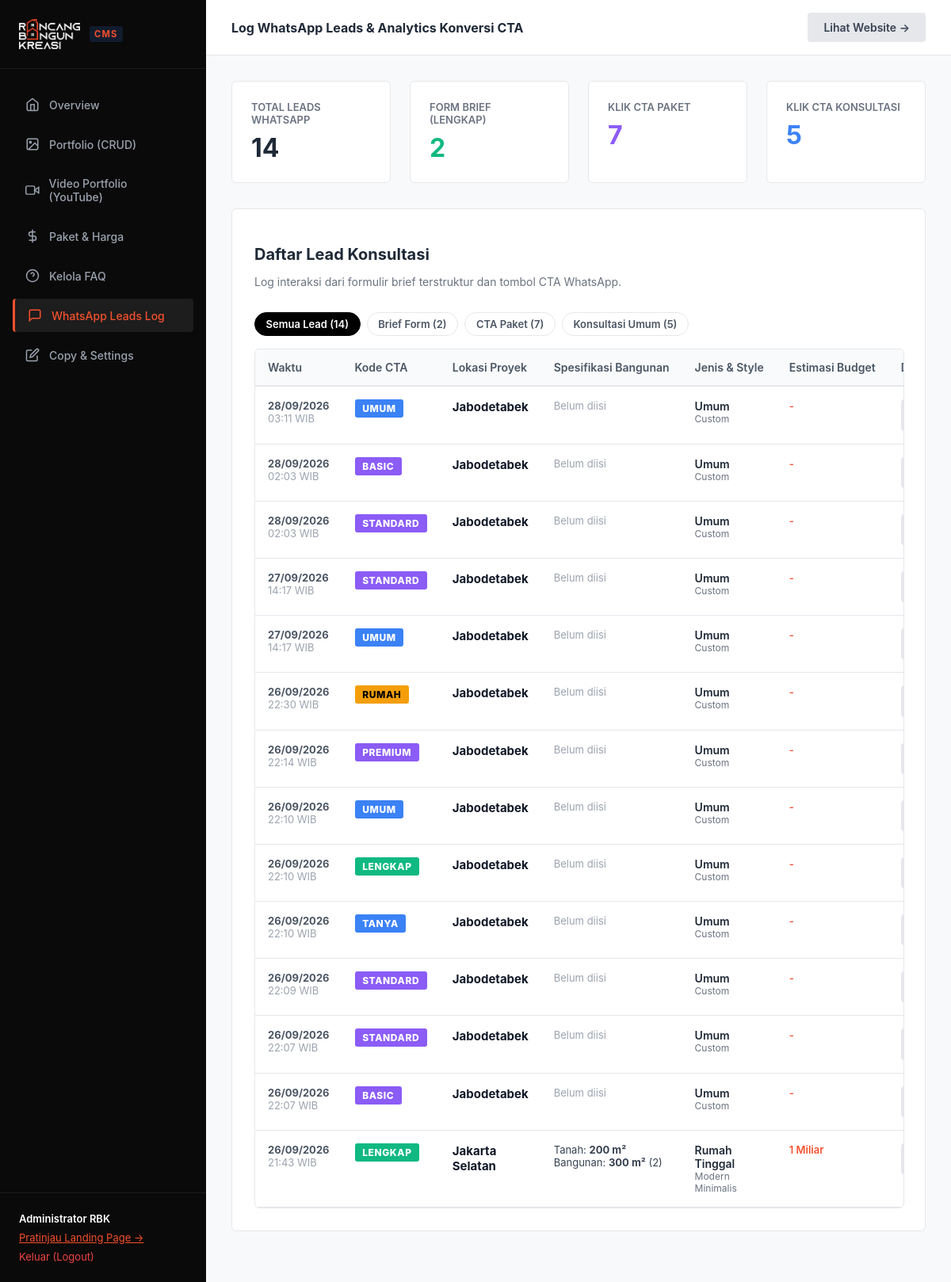
Page /admin/leads.php (signed in) on the earlier database version.
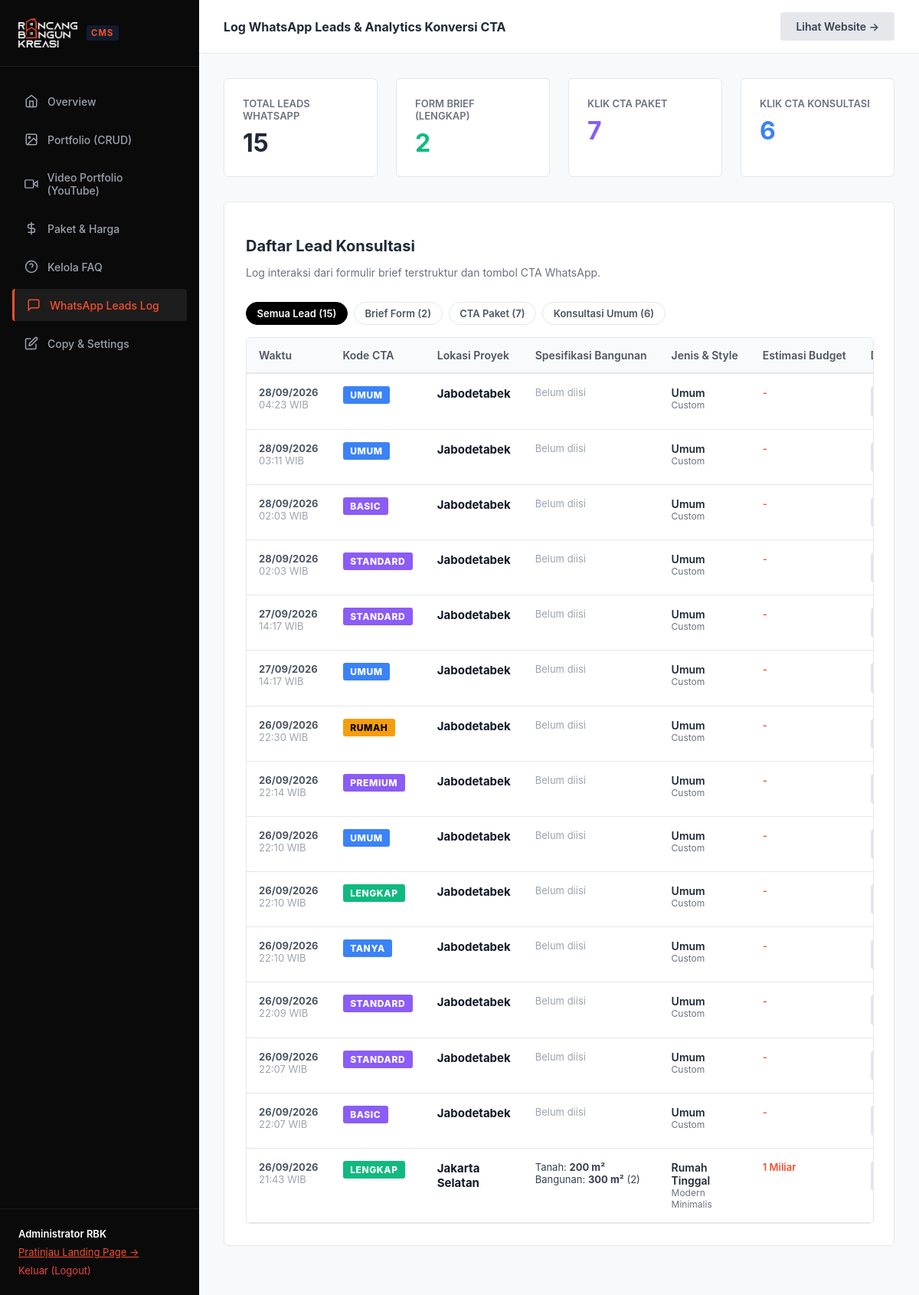
Same page on the later database version.
### tables this page shows
CREATE TABLE leads (
        id INTEGER PRIMARY KEY AUTOINCREMENT,
        name TEXT,
        wa_number TEXT,
        location TEXT,
        land_area TEXT,
        building_area TEXT,
        floors TEXT,
        building_type TEXT,
        style TEXT,
        budget TEXT,
        full_message TEXT,
        source_cta TEXT,
        status TEXT DEFAULT 'new',
        created_at DATETIME DEFAULT CURRENT_TIMESTAMP
    );

### config/auth.php (called while the page is built, shortened)
<?php
function e($string) {
    return htmlspecialchars($string ?? '', ENT_QUOTES, 'UTF-8');
}

### admin/leads.php (the view, shortened to what this page needs)
<?php
require_once __DIR__ . '/../config/auth.php';
$db = getDB();
$filter = $_GET['filter'] ?? 'all';
$sql = "SELECT * FROM leads";
$params = [];
$sql .= " ORDER BY created_at DESC";
$leads = $db->prepare($sql);
$leads->execute($params);
$leadsList = $leads->fetchAll();
$totalLeads = $db->query("SELECT COUNT(*) FROM leads")->fetchColumn();
$totalBriefs = $db->query("SELECT COUNT(*) FROM leads WHERE source_cta = 'LENGKAP'")->fetchColumn();
$totalPaket = $db->query("SELECT COUNT(*) FROM leads WHERE source_cta IN ('BASIC', 'STANDARD', 'PREMIUM', 'REKOMENDASI')")->fetchColumn();
$totalGeneral = $db->query("SELECT COUNT(*) FROM leads WHERE source_cta NOT IN ('LENGKAP', 'BASIC', 'STANDARD', 'PREMIUM', 'REKOMENDASI')")->fetchColumn();
?>
<!DOCTYPE html>
<html lang="id">
<head>
  <link rel="stylesheet" href="/assets/css/admin.css">
</head>
<body class="admin-body">
  <?php include __DIR__ . '/sidebar.php'; ?>
  <div class="admin-main">
    <div class="admin-topbar">
      <div><strong>Log WhatsApp Leads & Analytics Konversi CTA</strong></div>
      <a href="/" target="_blank" class="btn-admin btn-admin-secondary">Lihat Website &rarr;</a>
    </div>
    <div class="admin-content">
      <div class="stats-grid">
        <div class="stat-card">
          <div class="stat-label">Total Leads WhatsApp</div>
          <div class="stat-value"><?= $totalLeads; ?></div>
        </div>
        <div class="stat-card">
          <div class="stat-label">Form Brief (Lengkap)</div>
          <div class="stat-value" style="color: #10B981;"><?= $totalBriefs; ?></div>
        </div>
        <div class="stat-card">
          <div class="stat-label">Klik CTA Paket</div>
          <div class="stat-value" style="color: #8B5CF6;"><?= $totalPaket; ?></div>
        </div>
        <div class="stat-card">
          <div class="stat-label">Klik CTA Konsultasi</div>
          <div class="stat-value" style="color: #3B82F6;"><?= $totalGeneral; ?></div>
        </div>
      </div>
      <div class="card">
        <div style="display: flex; align-items: center; justify-content: space-between; flex-wrap: wrap; gap: 1rem; margin-bottom: 1rem;">
          <div>
            <h2 style="font-size: 1.25rem; font-weight: 700; margin-bottom: 0.25rem;">Daftar Lead Konsultasi</h2>
            <p style="font-size: 0.875rem; color: #6B7280;">Log interaksi dari formulir brief terstruktur dan tombol CTA WhatsApp.</p>
          </div>
          <div class="filter-pills" style="margin-bottom: 0;">
            <a href="/admin/leads.php?filter=all" class="filter-pill <?= $filter === 'all' ? 'active' : ''; ?>">Semua Lead (<?= $totalLeads; ?>)</a>
            <a href="/admin/leads.php?filter=brief" class="filter-pill <?= $filter === 'brief' ? 'active' : ''; ?>">Brief Form (<?= $totalBriefs; ?>)</a>
            <a href="/admin/leads.php?filter=paket" class="filter-pill <?= $filter === 'paket' ? 'active' : ''; ?>">CTA Paket (<?= $totalPaket; ?>)</a>
            <a href="/admin/leads.php?filter=umum" class="filter-pill <?= $filter === 'umum' ? 'active' : ''; ?>">Konsultasi Umum (<?= $totalGeneral; ?>)</a>
          </div>
        </div>
        <?php if (empty($leadsList)): ?>
          <div style="text-align: center; padding: 4rem 2rem; color: #9CA3AF; background: #F9FAFB; border-radius: 6px; border: 1px dashed #E5E7EB;">
            <svg width="48" height="48" viewBox="0 0 24 24" fill="none" stroke="currentColor" stroke-width="1.5" style="margin-bottom: 1rem; color: #D1D5DB;"><path d="M21 15a2 2 0 0 1-2 2H7l-4 4V5a2 2 0 0 1 2-2h14a2 2 0 0 1 2 2z"/></svg>
            <div style="font-size: 1rem; font-weight: 600; color: #374151;">Belum Ada Lead Tersimpan</div>
            <div style="font-size: 0.875rem; color: #6B7280; margin-top: 0.25rem;">Leads akan otomatis masuk ketika pengunjung mengklik CTA WhatsApp atau mengirim formulir brief.</div>
          </div>
        <?php else: ?>
          <div class="table-responsive">
            <table class="admin-table">
              <thead>
                <tr>
                  <th style="width: 130px;">Waktu</th>
                  <th style="width: 140px;">Kode CTA</th>
                  <th style="width: 180px;">Lokasi Proyek</th>
                  <th style="width: 200px;">Spesifikasi Bangunan</th>
                  <th style="width: 180px;">Jenis & Style</th>
                  <th style="width: 160px;">Estimasi Budget</th>
                  <th style="width: 160px;">Detail Brief</th>
                </tr>
              </thead>
              <tbody>
                <?php foreach ($leadsList as $lead): ?>
                  <?php
                    $ctaCode = strtoupper($lead['source_cta'] ?? 'UMUM');
                    $badgeClass = 'umum';
                    if ($ctaCode === 'LENGKAP') {
                        $badgeClass = 'lengkap';
                    } elseif (in_array($ctaCode, ['BASIC', 'STANDARD', 'PREMIUM', 'REKOMENDASI'])) {
                        $badgeClass = 'paket';
                    } elseif (in_array($ctaCode, ['SEBELUM-BANGUN', 'RUMAH', 'KOMERSIAL'])) {
                        $badgeClass = 'sebelum';
                    }
                  ?>
                  <tr>
                    <td style="white-space: nowrap; font-size: 0.8125rem; color: #4B5563;">
                      <strong><?= date('d/m/Y', strtotime($lead['created_at'])); ?></strong><br>
                      <span style="color: #9CA3AF;"><?= date('H:i', strtotime($lead['created_at'])); ?> WIB</span>
                    </td>
                    <td>
                      <span class="badge-cta <?= $badgeClass; ?>"><?= e($ctaCode); ?></span>
                    </td>
                    <td>
                      <strong style="color: #111827; font-size: 0.9375rem;"><?= e($lead['location'] ?? 'Jabodetabek'); ?></strong>
                    </td>
                    <td style="font-size: 0.8125rem; color: #374151;">
                      <?php if (!empty($lead['land_area']) || !empty($lead['building_area'])): ?>
                        <div>Tanah: <strong><?= e($lead['land_area'] ?? '-'); ?> m²</strong></div>
                        <div>Bangunan: <strong><?= e($lead['building_area'] ?? '-'); ?> m²</strong> (<?= e($lead['floors'] ?? '-'); ?>)</div>
                      <?php else: ?>
                        <span style="color: #9CA3AF;">Belum diisi</span>
                      <?php endif; ?>
                    </td>
                    <td>
                      <div style="font-weight: 600; color: #1F2937;"><?= e($lead['building_type'] ?? 'Umum'); ?></div>
                      <div style="font-size: 0.75rem; color: #6B7280;"><?= e($lead['style'] ?? 'Custom'); ?></div>
                    </td>
                    <td style="font-size: 0.8125rem; font-weight: 600; color: var(--admin-primary);">
                      <?= e($lead['budget'] ?? '-'); ?>
                    </td>
                    <td>
                      <button type="button" class="btn-admin btn-admin-secondary btn-view-brief" style="padding: 0.35rem 0.75rem; font-size: 0.75rem;" data-message="<?= e($lead['full_message']); ?>" data-cta="<?= e($ctaCode); ?>" data-date="<?= date('d M Y H:i', strtotime($lead['created_at'])); ?>">
                      </button>
                    </td>
                  </tr>
                <?php endforeach; ?>
              </tbody>
            </table>
          </div>
        <?php endif; ?>
      </div>
    </div>
  </div>
</body>
</html>

### admin/sidebar.php
<?php
$currentPage = basename($_SERVER['PHP_SELF']);
?>
<div class="admin-sidebar">
  <div class="sidebar-header" style="display: flex; align-items: center; gap: 0.75rem;">
    <img src="/assets/images/logo-light.png" alt="RBK Studio Logo" style="height: 38px; width: auto; object-fit: contain;">
    <span style="font-size: 0.7rem; font-weight: 700; color: var(--admin-primary); letter-spacing: 0.1em; background: rgba(59,130,246,0.15); padding: 0.2rem 0.4rem; border-radius: 3px;">CMS</span>
  </div>
  <nav class="sidebar-nav">
    <a href="/admin/dashboard.php" class="sidebar-link <?= $currentPage == 'dashboard.php' ? 'active' : ''; ?>">
      <svg width="18" height="18" viewBox="0 0 24 24" fill="none" stroke="currentColor" stroke-width="2"><path d="M3 9l9-7 9 7v11a2 2 0 0 1-2 2H5a2 2 0 0 1-2-2z"/><polyline points="9 22 9 12 15 12 15 22"/></svg>
      Overview
    </a>
    <a href="/admin/portfolio.php" class="sidebar-link <?= $currentPage == 'portfolio.php' ? 'active' : ''; ?>">
      <svg width="18" height="18" viewBox="0 0 24 24" fill="none" stroke="currentColor" stroke-width="2"><rect x="3" y="3" width="18" height="18" rx="2"/><circle cx="8.5" cy="8.5" r="1.5"/><polyline points="21 15 16 10 5 21"/></svg>
      Portfolio (CRUD)
    </a>
    <a href="/admin/videos.php" class="sidebar-link <?= $currentPage == 'videos.php' ? 'active' : ''; ?>">
      <svg width="18" height="18" viewBox="0 0 24 24" fill="none" stroke="currentColor" stroke-width="2"><path d="M23 7l-7 5 7 5V7z"/><rect x="1" y="5" width="15" height="14" rx="2" ry="2"/></svg>
      Video Portfolio (YouTube)
    </a>
    <a href="/admin/pricing.php" class="sidebar-link <?= $currentPage == 'pricing.php' ? 'active' : ''; ?>">
      <svg width="18" height="18" viewBox="0 0 24 24" fill="none" stroke="currentColor" stroke-width="2"><line x1="12" y1="1" x2="12" y2="23"/><path d="M17 5H9.5a3.5 3.5 0 0 0 0 7h5a3.5 3.5 0 0 1 0 7H6"/></svg>
      Paket & Harga
    </a>
    <a href="/admin/faq.php" class="sidebar-link <?= $currentPage == 'faq.php' ? 'active' : ''; ?>">
      <svg width="18" height="18" viewBox="0 0 24 24" fill="none" stroke="currentColor" stroke-width="2"><circle cx="12" cy="12" r="10"/><path d="M9.09 9a3 3 0 0 1 5.83 1c0 2-3 3-3 3"/><line x1="12" y1="17" x2="12.01" y2="17"/></svg>
      Kelola FAQ
    </a>
    <a href="/admin/leads.php" class="sidebar-link <?= $currentPage == 'leads.php' ? 'active' : ''; ?>">
      <svg width="18" height="18" viewBox="0 0 24 24" fill="none" stroke="currentColor" stroke-width="2"><path d="M21 15a2 2 0 0 1-2 2H7l-4 4V5a2 2 0 0 1 2-2h14a2 2 0 0 1 2 2z"/></svg>
      WhatsApp Leads Log
    </a>
    <a href="/admin/content.php" class="sidebar-link <?= $currentPage == 'content.php' ? 'active' : ''; ?>">
      <svg width="18" height="18" viewBox="0 0 24 24" fill="none" stroke="currentColor" stroke-width="2"><path d="M11 4H4a2 2 0 0 0-2 2v14a2 2 0 0 0 2 2h14a2 2 0 0 0 2-2v-7"/><path d="M18.5 2.5a2.121 2.121 0 0 1 3 3L12 15l-4 1 1-4 9.5-9.5z"/></svg>
      Copy & Settings
    </a>
  </nav>
  <div class="sidebar-footer">
    <div style="margin-bottom: 0.5rem; color: #FFF; font-weight: 600;"><?= e($_SESSION['admin_user']['name'] ?? 'Admin'); ?></div>
    <a href="/" target="_blank" style="color: var(--admin-primary); text-decoration: underline; display: block; margin-bottom: 0.5rem;">Pratinjau Landing Page &rarr;</a>
    <a href="/admin/logout.php" style="color: #EF4444; text-decoration: none;">Keluar (Logout)</a>
  </div>
</div>

### assets/css/admin.css (style rules this page uses)
:root { --admin-sidebar-bg: #0A0A0A; --admin-content-bg: #F8F9FA; --admin-card-bg: #FFFFFF; --admin-border: #E5E7EB; --admin-text: #1F2937; --admin-muted: #6B7280; --admin-primary: #F5502D; --admin-primary-hover: #D83C1A; }
body.admin-body { font-family: 'Plus Jakarta Sans', -apple-system, sans-serif; background-color: var(--admin-content-bg); color: var(--admin-text); margin: 0; display: flex; min-height: 100vh; }
.admin-sidebar { width: 260px; background-color: var(--admin-sidebar-bg); color: #FFFFFF; display: flex; flex-direction: column; flex-shrink: 0; }
.sidebar-header { padding: 1.5rem; border-bottom: 1px solid rgba(255,255,255,0.08); font-weight: 700; font-size: 1.125rem; letter-spacing: 0.1em; display: flex; align-items: center; gap: 0.75rem; }
.sidebar-nav { padding: 1.5rem 1rem; display: flex; flex-direction: column; gap: 0.5rem; flex-grow: 1; }
.sidebar-link { color: #9CA3AF; padding: 0.75rem 1rem; border-radius: 4px; text-decoration: none; font-size: 0.875rem; font-weight: 500; display: flex; align-items: center; gap: 0.75rem; transition: all 0.2s ease; }
.sidebar-link:hover, .sidebar-link.active { background: rgba(255, 255, 255, 0.08); color: #FFFFFF; }
.sidebar-link.active { border-left: 3px solid var(--admin-primary); color: var(--admin-primary); }
.sidebar-footer { padding: 1.5rem; border-top: 1px solid rgba(255,255,255,0.08); font-size: 0.8125rem; color: #6B7280; }
.admin-main { flex-grow: 1; display: flex; flex-direction: column; min-width: 0; overflow-x: hidden; }
.admin-topbar { background: #FFFFFF; padding: 1rem 2rem; border-bottom: 1px solid var(--admin-border); display: flex; align-items: center; justify-content: space-between; }
.admin-content { padding: 2rem; flex-grow: 1; }
.stats-grid { display: grid; grid-template-columns: repeat(4, 1fr); gap: 1.5rem; margin-bottom: 2rem; }
.stat-card { background: var(--admin-card-bg); padding: 1.5rem; border-radius: 6px; border: 1px solid var(--admin-border); display: flex; flex-direction: column; }
.stat-label { font-size: 0.8125rem; color: var(--admin-muted); font-weight: 600; text-transform: uppercase; margin-bottom: 0.5rem; }
.stat-value { font-size: 2rem; font-weight: 700; color: var(--admin-text); }
.card { background: var(--admin-card-bg); border: 1px solid var(--admin-border); border-radius: 6px; padding: 1.75rem; margin-bottom: 2rem; }
.btn-admin { padding: 0.625rem 1.25rem; font-size: 0.875rem; font-weight: 600; border-radius: 4px; border: none; cursor: pointer; display: inline-flex; align-items: center; gap: 0.5rem; text-decoration: none; }
.btn-admin-secondary { background: #E5E7EB; color: #374151; }
.table-responsive { width: 100%; overflow-x: auto; -webkit-overflow-scrolling: touch; margin-top: 1rem; border: 1px solid var(--admin-border); border-radius: 6px; }
.admin-table { width: 100%; border-collapse: collapse; font-size: 0.875rem; min-width: 900px; }
.admin-table th { background: #F9FAFB; font-weight: 600; color: #4B5563; padding: 0.875rem 1rem; text-align: left; border-bottom: 2px solid var(--admin-border); white-space: nowrap; }
.admin-table td { padding: 1rem; text-align: left; border-bottom: 1px solid var(--admin-border); vertical-align: top; }
.badge-cta { display: inline-block; padding: 0.25rem 0.6rem; font-size: 0.75rem; font-weight: 800; border-radius: 3px; letter-spacing: 0.05em; text-transform: uppercase; }
.badge-cta.lengkap { background: #10B981; color: #FFFFFF; }
.badge-cta.umum { background: #3B82F6; color: #FFFFFF; }
.badge-cta.paket { background: #8B5CF6; color: #FFFFFF; }
.badge-cta.sebelum { background: #F59E0B; color: #000000; }
.filter-pills { display: flex; gap: 0.5rem; flex-wrap: wrap; margin-bottom: 1.5rem; }
.filter-pill { padding: 0.4rem 0.85rem; font-size: 0.8125rem; font-weight: 600; border-radius: 20px; border: 1px solid var(--admin-border); background: #FFF; color: #4B5563; text-decoration: none; transition: all 0.2s ease; }
.filter-pill.active, .filter-pill:hover { background: #000; color: #FFF; border-color: #000; }

Differences in the rows shown:
added leads: created_at "28/09/2026", created_at "04:23", source_cta "UMUM", location "Jabodetabek", shows "Belum diisi", building_type "Umum", style "Custom", budget "-"
Other differences:
$totalLeads: "14" → "15"
$totalGeneral: "5" → "6"
